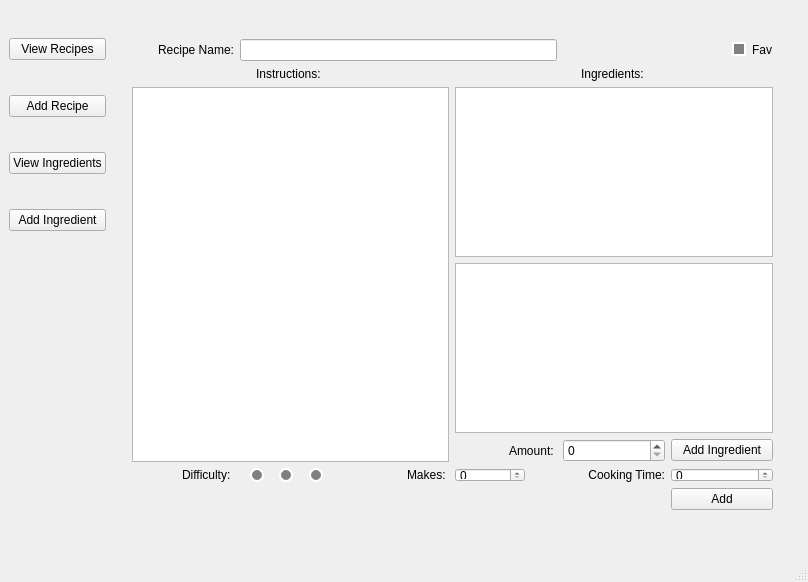
<?xml version="1.0" encoding="UTF-8"?>
<ui version="4.0">
 <class>MainWindow</class>
 <widget class="QMainWindow" name="MainWindow">
  <property name="geometry">
   <rect>
    <x>0</x>
    <y>0</y>
    <width>808</width>
    <height>582</height>
   </rect>
  </property>
  <property name="windowTitle">
   <string>MainWindow</string>
  </property>
  <widget class="QWidget" name="centralwidget">
   <layout class="QGridLayout" name="gridLayout_2">
    <item row="0" column="0">
     <layout class="QHBoxLayout" name="horizontalLayout">
      <item>
       <layout class="QVBoxLayout" name="verticalLayout_2">
        <property name="bottomMargin">
         <number>290</number>
        </property>
        <item>
         <widget class="QPushButton" name="viewRecipes">
          <property name="text">
           <string>View Recipes</string>
          </property>
         </widget>
        </item>
        <item>
         <widget class="QPushButton" name="addRecipe">
          <property name="text">
           <string>Add Recipe</string>
          </property>
         </widget>
        </item>
        <item>
         <widget class="QPushButton" name="viewIngredients_2">
          <property name="text">
           <string>View Ingredients</string>
          </property>
         </widget>
        </item>
        <item>
         <widget class="QPushButton" name="addIngredients">
          <property name="text">
           <string>Add Ingredient</string>
          </property>
         </widget>
        </item>
       </layout>
      </item>
      <item>
       <widget class="QStackedWidget" name="stackedWidget">
        <property name="currentIndex">
         <number>3</number>
        </property>
        <widget class="QWidget" name="viewRecipe">
         <widget class="QWidget" name="gridLayoutWidget_6">
          <property name="geometry">
           <rect>
            <x>39</x>
            <y>39</y>
            <width>601</width>
            <height>431</height>
           </rect>
          </property>
          <layout class="QGridLayout" name="gridLayout_7">
           <item row="0" column="1">
            <widget class="QLineEdit" name="lineEdit_5"/>
           </item>
           <item row="0" column="2">
            <widget class="QPushButton" name="pushButton_3">
             <property name="text">
              <string>Search</string>
             </property>
            </widget>
           </item>
           <item row="2" column="1">
            <widget class="QListWidget" name="listOfRecipes"/>
           </item>
           <item row="1" column="1">
            <layout class="QHBoxLayout" name="horizontalLayout_3">
             <property name="spacing">
              <number>10</number>
             </property>
             <property name="topMargin">
              <number>0</number>
             </property>
             <property name="bottomMargin">
              <number>0</number>
             </property>
             <item>
              <layout class="QHBoxLayout" name="horizontalLayout_4">
               <property name="leftMargin">
                <number>0</number>
               </property>
               <property name="rightMargin">
                <number>10</number>
               </property>
               <item>
                <widget class="QLabel" name="label_23">
                 <property name="text">
                  <string>Difficulty:</string>
                 </property>
                </widget>
               </item>
               <item>
                <widget class="QRadioButton" name="radioButton">
                 <property name="text">
                  <string/>
                 </property>
                </widget>
               </item>
               <item>
                <widget class="QRadioButton" name="radioButton_2">
                 <property name="text">
                  <string/>
                 </property>
                </widget>
               </item>
               <item>
                <widget class="QRadioButton" name="radioButton_3">
                 <property name="text">
                  <string/>
                 </property>
                </widget>
               </item>
              </layout>
             </item>
             <item>
              <layout class="QHBoxLayout" name="horizontalLayout_5">
               <property name="rightMargin">
                <number>10</number>
               </property>
               <item>
                <widget class="QLabel" name="label_22">
                 <property name="text">
                  <string>Time: </string>
                 </property>
                </widget>
               </item>
               <item>
                <widget class="QSlider" name="horizontalSlider">
                 <property name="orientation">
                  <enum>Qt::Horizontal</enum>
                 </property>
                </widget>
               </item>
               <item>
                <widget class="QLineEdit" name="lineEdit_7">
                 <property name="maximumSize">
                  <size>
                   <width>35</width>
                   <height>16777215</height>
                  </size>
                 </property>
                 <property name="text">
                  <string>00:00</string>
                 </property>
                </widget>
               </item>
              </layout>
             </item>
             <item>
              <widget class="QCheckBox" name="checkBox">
               <property name="text">
                <string>Fav</string>
               </property>
              </widget>
             </item>
            </layout>
           </item>
           <item row="0" column="0">
            <widget class="QLabel" name="label_7">
             <property name="text">
              <string>Search</string>
             </property>
            </widget>
           </item>
           <item row="3" column="1" alignment="Qt::AlignHCenter">
            <widget class="QPushButton" name="viewRecipe_2">
             <property name="minimumSize">
              <size>
               <width>200</width>
               <height>0</height>
              </size>
             </property>
             <property name="text">
              <string>View</string>
             </property>
            </widget>
           </item>
          </layout>
         </widget>
        </widget>
        <widget class="QWidget" name="inspectIngredient">
         <widget class="QWidget" name="gridLayoutWidget_3">
          <property name="geometry">
           <rect>
            <x>40</x>
            <y>30</y>
            <width>401</width>
            <height>361</height>
           </rect>
          </property>
          <layout class="QGridLayout" name="gridLayout_4" rowstretch="1,1,1,100,1,1" columnstretch="1,2,2">
           <item row="3" column="0" alignment="Qt::AlignRight|Qt::AlignTop">
            <widget class="QLabel" name="label_14">
             <property name="text">
              <string>Allergies: </string>
             </property>
            </widget>
           </item>
           <item row="0" column="1" colspan="2">
            <widget class="QLineEdit" name="inspectIngredientName">
             <property name="readOnly">
              <bool>true</bool>
             </property>
            </widget>
           </item>
           <item row="5" column="1">
            <widget class="QPushButton" name="inspectIngredientEdit">
             <property name="text">
              <string>Edit</string>
             </property>
            </widget>
           </item>
           <item row="2" column="0" alignment="Qt::AlignRight">
            <widget class="QLabel" name="label_12">
             <property name="text">
              <string>Unit: </string>
             </property>
            </widget>
           </item>
           <item row="1" column="0" alignment="Qt::AlignRight">
            <widget class="QLabel" name="label_13">
             <property name="text">
              <string>Type: </string>
             </property>
            </widget>
           </item>
           <item row="5" column="2">
            <widget class="QPushButton" name="inspectIngredientDelete">
             <property name="text">
              <string>Delete</string>
             </property>
            </widget>
           </item>
           <item row="0" column="0" alignment="Qt::AlignRight">
            <widget class="QLabel" name="label_11">
             <property name="text">
              <string>Ingredient: </string>
             </property>
            </widget>
           </item>
           <item row="1" column="1" colspan="2">
            <widget class="QLineEdit" name="inspectIngredientType">
             <property name="maximumSize">
              <size>
               <width>50</width>
               <height>16777215</height>
              </size>
             </property>
             <property name="readOnly">
              <bool>true</bool>
             </property>
            </widget>
           </item>
           <item row="3" column="1" colspan="2">
            <widget class="QListWidget" name="inspectIngredientAllergies">
             <property name="maximumSize">
              <size>
               <width>16777215</width>
               <height>200</height>
              </size>
             </property>
            </widget>
           </item>
           <item row="4" column="0" colspan="3">
            <spacer name="horizontalSpacer">
             <property name="orientation">
              <enum>Qt::Horizontal</enum>
             </property>
             <property name="sizeHint" stdset="0">
              <size>
               <width>40</width>
               <height>5</height>
              </size>
             </property>
            </spacer>
           </item>
           <item row="2" column="1" colspan="2">
            <widget class="QLineEdit" name="inspectIngredientUnit">
             <property name="maximumSize">
              <size>
               <width>20</width>
               <height>16777215</height>
              </size>
             </property>
             <property name="readOnly">
              <bool>true</bool>
             </property>
            </widget>
           </item>
          </layout>
         </widget>
        </widget>
        <widget class="QWidget" name="viewIngredients">
         <widget class="QWidget" name="gridLayoutWidget_5">
          <property name="geometry">
           <rect>
            <x>40</x>
            <y>40</y>
            <width>601</width>
            <height>441</height>
           </rect>
          </property>
          <layout class="QGridLayout" name="gridLayout_6">
           <item row="0" column="2">
            <widget class="QPushButton" name="searchIngredientButton">
             <property name="text">
              <string>Search</string>
             </property>
            </widget>
           </item>
           <item row="0" column="1">
            <widget class="QLineEdit" name="searchIngredientName"/>
           </item>
           <item row="0" column="0">
            <widget class="QLabel" name="label_21">
             <property name="text">
              <string>Search: </string>
             </property>
            </widget>
           </item>
           <item row="1" column="1">
            <widget class="QListWidget" name="listOfIngredients"/>
           </item>
           <item row="2" column="1" alignment="Qt::AlignHCenter">
            <widget class="QPushButton" name="viewIngredient">
             <property name="minimumSize">
              <size>
               <width>200</width>
               <height>0</height>
              </size>
             </property>
             <property name="maximumSize">
              <size>
               <width>200</width>
               <height>16777215</height>
              </size>
             </property>
             <property name="text">
              <string>View</string>
             </property>
            </widget>
           </item>
          </layout>
         </widget>
        </widget>
        <widget class="QWidget" name="addRecipe_2">
         <widget class="QWidget" name="gridLayoutWidget">
          <property name="geometry">
           <rect>
            <x>20</x>
            <y>30</y>
            <width>641</width>
            <height>471</height>
           </rect>
          </property>
          <layout class="QGridLayout" name="gridLayout" columnstretch="1,1,1,1,1,1">
           <property name="bottomMargin">
            <number>0</number>
           </property>
           <property name="spacing">
            <number>6</number>
           </property>
           <item row="6" column="1">
            <layout class="QHBoxLayout" name="horizontalLayout_2">
             <property name="leftMargin">
              <number>10</number>
             </property>
             <property name="rightMargin">
              <number>10</number>
             </property>
             <item>
              <widget class="QRadioButton" name="createRecipeEasy">
               <property name="styleSheet">
                <string notr="true">QRadioButton::indicator {
    width:                  10px;
    height:                 10px;
    border-radius:          7px;
}

QRadioButton::indicator:checked {
    background-color:       green;
    border:                 2px solid white;
}

QRadioButton::indicator:unchecked {
    background-color:       grey;
    border:                 2px solid white;
}</string>
               </property>
               <property name="text">
                <string/>
               </property>
              </widget>
             </item>
             <item>
              <widget class="QRadioButton" name="createRecipeMedium">
               <property name="styleSheet">
                <string notr="true">QRadioButton::indicator {
    width:                  10px;
    height:                 10px;
    border-radius:          7px;
}

QRadioButton::indicator:checked {
    background-color:       orange;
    border:                 2px solid white;
}

QRadioButton::indicator:unchecked {
    background-color:       grey;
    border:                 2px solid white;
}</string>
               </property>
               <property name="text">
                <string/>
               </property>
              </widget>
             </item>
             <item>
              <widget class="QRadioButton" name="createRecipeHard">
               <property name="styleSheet">
                <string notr="true">QRadioButton::indicator {
    width:                  10px;
    height:                 10px;
    border-radius:          7px;
}

QRadioButton::indicator:checked {
    background-color:       red;
    border:                 2px solid white;
}

QRadioButton::indicator:unchecked {
    background-color:       grey;
    border:                 2px solid white;
}</string>
               </property>
               <property name="text">
                <string/>
               </property>
              </widget>
             </item>
            </layout>
           </item>
           <item row="1" column="0" colspan="3" alignment="Qt::AlignHCenter|Qt::AlignVCenter">
            <widget class="QLabel" name="label_5">
             <property name="text">
              <string>Instructions: </string>
             </property>
             <property name="alignment">
              <set>Qt::AlignRight|Qt::AlignTrailing|Qt::AlignVCenter</set>
             </property>
            </widget>
           </item>
           <item row="5" column="5">
            <widget class="QPushButton" name="addIngredientToRecipe">
             <property name="text">
              <string>Add Ingredient</string>
             </property>
            </widget>
           </item>
           <item row="6" column="5">
            <widget class="QSpinBox" name="createRecipeTime">
             <property name="minimumSize">
              <size>
               <width>70</width>
               <height>1</height>
              </size>
             </property>
             <property name="maximumSize">
              <size>
               <width>1000</width>
               <height>1000</height>
              </size>
             </property>
             <property name="maximum">
              <number>9999</number>
             </property>
            </widget>
           </item>
           <item row="0" column="0">
            <widget class="QLabel" name="label">
             <property name="text">
              <string>Recipe Name:</string>
             </property>
             <property name="alignment">
              <set>Qt::AlignRight|Qt::AlignTrailing|Qt::AlignVCenter</set>
             </property>
            </widget>
           </item>
           <item row="0" column="5" alignment="Qt::AlignRight">
            <widget class="QCheckBox" name="createRecipeFav">
             <property name="styleSheet">
              <string notr="true">QCheckBox::indicator:checked {
    background-color:       orange;
    border:                 2px solid white;
}

QCheckBox::indicator:unchecked {
    background-color:       grey;
    border:                 2px solid white;
}</string>
             </property>
             <property name="text">
              <string>Fav</string>
             </property>
            </widget>
           </item>
           <item row="3" column="3" colspan="3">
            <widget class="QListWidget" name="actualRecipeIngredients"/>
           </item>
           <item row="0" column="1" colspan="3">
            <widget class="QLineEdit" name="createRecipeName">
             <property name="text">
              <string/>
             </property>
            </widget>
           </item>
           <item row="5" column="3" alignment="Qt::AlignRight">
            <widget class="QLabel" name="label_24">
             <property name="text">
              <string>Amount: </string>
             </property>
            </widget>
           </item>
           <item row="6" column="4">
            <widget class="QLabel" name="label_6">
             <property name="text">
              <string>Cooking Time:</string>
             </property>
             <property name="alignment">
              <set>Qt::AlignRight|Qt::AlignTrailing|Qt::AlignVCenter</set>
             </property>
            </widget>
           </item>
           <item row="8" column="5">
            <widget class="QPushButton" name="createRecipe">
             <property name="text">
              <string>Add</string>
             </property>
            </widget>
           </item>
           <item row="6" column="3" alignment="Qt::AlignLeft">
            <widget class="QSpinBox" name="createRecipeMakes">
             <property name="minimumSize">
              <size>
               <width>70</width>
               <height>1</height>
              </size>
             </property>
             <property name="maximumSize">
              <size>
               <width>1000</width>
               <height>1000</height>
              </size>
             </property>
             <property name="maximum">
              <number>99</number>
             </property>
            </widget>
           </item>
           <item row="6" column="2" alignment="Qt::AlignRight">
            <widget class="QLabel" name="label_10">
             <property name="text">
              <string>Makes: </string>
             </property>
            </widget>
           </item>
           <item row="3" column="0" rowspan="3" colspan="3">
            <widget class="QTextEdit" name="createRecipeInstructions"/>
           </item>
           <item row="1" column="3" colspan="3" alignment="Qt::AlignHCenter|Qt::AlignVCenter">
            <widget class="QLabel" name="label_9">
             <property name="text">
              <string>Ingredients: </string>
             </property>
            </widget>
           </item>
           <item row="6" column="0" alignment="Qt::AlignRight">
            <widget class="QLabel" name="label_8">
             <property name="text">
              <string>Difficulty: </string>
             </property>
            </widget>
           </item>
           <item row="4" column="3" colspan="3">
            <widget class="QListWidget" name="createRecipeIngredients"/>
           </item>
           <item row="5" column="4">
            <widget class="QSpinBox" name="ingredientAmount"/>
           </item>
          </layout>
         </widget>
        </widget>
        <widget class="QWidget" name="inspectRecipe">
         <widget class="QWidget" name="gridLayoutWidget_4">
          <property name="geometry">
           <rect>
            <x>30</x>
            <y>30</y>
            <width>531</width>
            <height>431</height>
           </rect>
          </property>
          <layout class="QGridLayout" name="gridLayout_5" columnstretch="0,0,0,0,0,0">
           <property name="sizeConstraint">
            <enum>QLayout::SetDefaultConstraint</enum>
           </property>
           <property name="bottomMargin">
            <number>0</number>
           </property>
           <property name="spacing">
            <number>6</number>
           </property>
           <item row="0" column="0">
            <widget class="QLabel" name="label_15">
             <property name="text">
              <string>Recipe Name:</string>
             </property>
             <property name="alignment">
              <set>Qt::AlignRight|Qt::AlignTrailing|Qt::AlignVCenter</set>
             </property>
            </widget>
           </item>
           <item row="4" column="1">
            <widget class="QLineEdit" name="inspectRecipeDifficulty">
             <property name="sizePolicy">
              <sizepolicy hsizetype="Fixed" vsizetype="Fixed">
               <horstretch>0</horstretch>
               <verstretch>0</verstretch>
              </sizepolicy>
             </property>
             <property name="maximumSize">
              <size>
               <width>200</width>
               <height>16777215</height>
              </size>
             </property>
             <property name="text">
              <string>Medium</string>
             </property>
             <property name="readOnly">
              <bool>true</bool>
             </property>
            </widget>
           </item>
           <item row="4" column="3">
            <widget class="QLineEdit" name="inspectRecipeMakes">
             <property name="sizePolicy">
              <sizepolicy hsizetype="Minimum" vsizetype="Fixed">
               <horstretch>0</horstretch>
               <verstretch>0</verstretch>
              </sizepolicy>
             </property>
             <property name="maximumSize">
              <size>
               <width>50</width>
               <height>16777215</height>
              </size>
             </property>
             <property name="readOnly">
              <bool>true</bool>
             </property>
            </widget>
           </item>
           <item row="5" column="0" colspan="3" alignment="Qt::AlignHCenter">
            <widget class="QPushButton" name="pushButton">
             <property name="sizePolicy">
              <sizepolicy hsizetype="Fixed" vsizetype="Fixed">
               <horstretch>0</horstretch>
               <verstretch>0</verstretch>
              </sizepolicy>
             </property>
             <property name="minimumSize">
              <size>
               <width>100</width>
               <height>0</height>
              </size>
             </property>
             <property name="maximumSize">
              <size>
               <width>150</width>
               <height>16777215</height>
              </size>
             </property>
             <property name="text">
              <string>Edit</string>
             </property>
            </widget>
           </item>
           <item row="3" column="0" colspan="3">
            <widget class="QTextEdit" name="inspectRecipeInstructions">
             <property name="sizePolicy">
              <sizepolicy hsizetype="Minimum" vsizetype="Expanding">
               <horstretch>0</horstretch>
               <verstretch>0</verstretch>
              </sizepolicy>
             </property>
             <property name="readOnly">
              <bool>true</bool>
             </property>
            </widget>
           </item>
           <item row="1" column="0" colspan="3" alignment="Qt::AlignHCenter|Qt::AlignVCenter">
            <widget class="QLabel" name="label_20">
             <property name="text">
              <string>Instructions: </string>
             </property>
             <property name="alignment">
              <set>Qt::AlignRight|Qt::AlignTrailing|Qt::AlignVCenter</set>
             </property>
            </widget>
           </item>
           <item row="4" column="5">
            <widget class="QLineEdit" name="inspectRecipeTime">
             <property name="sizePolicy">
              <sizepolicy hsizetype="Fixed" vsizetype="Fixed">
               <horstretch>0</horstretch>
               <verstretch>0</verstretch>
              </sizepolicy>
             </property>
             <property name="minimumSize">
              <size>
               <width>0</width>
               <height>0</height>
              </size>
             </property>
             <property name="maximumSize">
              <size>
               <width>50</width>
               <height>16777215</height>
              </size>
             </property>
             <property name="text">
              <string>11:11</string>
             </property>
             <property name="readOnly">
              <bool>true</bool>
             </property>
            </widget>
           </item>
           <item row="4" column="4">
            <widget class="QLabel" name="label_16">
             <property name="sizePolicy">
              <sizepolicy hsizetype="Preferred" vsizetype="Preferred">
               <horstretch>0</horstretch>
               <verstretch>0</verstretch>
              </sizepolicy>
             </property>
             <property name="text">
              <string>Time:</string>
             </property>
             <property name="alignment">
              <set>Qt::AlignRight|Qt::AlignTrailing|Qt::AlignVCenter</set>
             </property>
            </widget>
           </item>
           <item row="1" column="3" colspan="3" alignment="Qt::AlignHCenter|Qt::AlignVCenter">
            <widget class="QLabel" name="label_17">
             <property name="text">
              <string>Ingredients: </string>
             </property>
            </widget>
           </item>
           <item row="4" column="0" alignment="Qt::AlignRight">
            <widget class="QLabel" name="label_18">
             <property name="sizePolicy">
              <sizepolicy hsizetype="Fixed" vsizetype="Preferred">
               <horstretch>0</horstretch>
               <verstretch>0</verstretch>
              </sizepolicy>
             </property>
             <property name="text">
              <string>Difficulty: </string>
             </property>
            </widget>
           </item>
           <item row="0" column="1" colspan="4">
            <widget class="QLineEdit" name="inspectRecipeName">
             <property name="sizePolicy">
              <sizepolicy hsizetype="Minimum" vsizetype="Fixed">
               <horstretch>0</horstretch>
               <verstretch>0</verstretch>
              </sizepolicy>
             </property>
             <property name="minimumSize">
              <size>
               <width>0</width>
               <height>0</height>
              </size>
             </property>
             <property name="text">
              <string/>
             </property>
             <property name="readOnly">
              <bool>true</bool>
             </property>
            </widget>
           </item>
           <item row="0" column="5" alignment="Qt::AlignRight">
            <widget class="QCheckBox" name="inspectRecipeFav">
             <property name="sizePolicy">
              <sizepolicy hsizetype="Fixed" vsizetype="Fixed">
               <horstretch>0</horstretch>
               <verstretch>0</verstretch>
              </sizepolicy>
             </property>
             <property name="text">
              <string>Fav</string>
             </property>
             <property name="checkable">
              <bool>false</bool>
             </property>
            </widget>
           </item>
           <item row="4" column="2" alignment="Qt::AlignRight">
            <widget class="QLabel" name="label_19">
             <property name="sizePolicy">
              <sizepolicy hsizetype="Fixed" vsizetype="Preferred">
               <horstretch>0</horstretch>
               <verstretch>0</verstretch>
              </sizepolicy>
             </property>
             <property name="text">
              <string>Makes: </string>
             </property>
            </widget>
           </item>
           <item row="3" column="3" colspan="3">
            <widget class="QListWidget" name="inspectRecipeIngredients">
             <property name="sizePolicy">
              <sizepolicy hsizetype="Expanding" vsizetype="Expanding">
               <horstretch>0</horstretch>
               <verstretch>0</verstretch>
              </sizepolicy>
             </property>
            </widget>
           </item>
           <item row="5" column="3" colspan="3" alignment="Qt::AlignHCenter">
            <widget class="QPushButton" name="pushButton_2">
             <property name="sizePolicy">
              <sizepolicy hsizetype="Fixed" vsizetype="Fixed">
               <horstretch>0</horstretch>
               <verstretch>0</verstretch>
              </sizepolicy>
             </property>
             <property name="minimumSize">
              <size>
               <width>100</width>
               <height>0</height>
              </size>
             </property>
             <property name="maximumSize">
              <size>
               <width>150</width>
               <height>16777215</height>
              </size>
             </property>
             <property name="text">
              <string>Delete</string>
             </property>
            </widget>
           </item>
          </layout>
         </widget>
        </widget>
        <widget class="QWidget" name="addIngredient">
         <widget class="QWidget" name="gridLayoutWidget_2">
          <property name="geometry">
           <rect>
            <x>20</x>
            <y>20</y>
            <width>631</width>
            <height>481</height>
           </rect>
          </property>
          <layout class="QGridLayout" name="gridLayout_3" rowstretch="0,0,0,0,0" columnstretch="1,2,2,2">
           <property name="sizeConstraint">
            <enum>QLayout::SetMinimumSize</enum>
           </property>
           <property name="leftMargin">
            <number>5</number>
           </property>
           <property name="spacing">
            <number>10</number>
           </property>
           <item row="0" column="0">
            <widget class="QLabel" name="label_2">
             <property name="text">
              <string>Ingredient Name:</string>
             </property>
            </widget>
           </item>
           <item row="3" column="0">
            <widget class="QLabel" name="label_4">
             <property name="text">
              <string>Allergies: </string>
             </property>
             <property name="alignment">
              <set>Qt::AlignRight|Qt::AlignTop|Qt::AlignTrailing</set>
             </property>
            </widget>
           </item>
           <item row="3" column="1" colspan="3">
            <widget class="QListWidget" name="viewAllergies">
             <property name="resizeMode">
              <enum>QListView::Adjust</enum>
             </property>
            </widget>
           </item>
           <item row="0" column="1" colspan="2">
            <widget class="QLineEdit" name="lineEdit_2">
             <property name="maximumSize">
              <size>
               <width>300</width>
               <height>1000</height>
              </size>
             </property>
            </widget>
           </item>
           <item row="4" column="2">
            <widget class="QPushButton" name="createIngredient">
             <property name="sizePolicy">
              <sizepolicy hsizetype="Minimum" vsizetype="Maximum">
               <horstretch>0</horstretch>
               <verstretch>0</verstretch>
              </sizepolicy>
             </property>
             <property name="layoutDirection">
              <enum>Qt::LeftToRight</enum>
             </property>
             <property name="text">
              <string>Add Ingredient</string>
             </property>
            </widget>
           </item>
           <item row="0" column="3">
            <layout class="QHBoxLayout" name="horizontalLayout_6">
             <item>
              <widget class="QLabel" name="label_25">
               <property name="text">
                <string>Liquid:</string>
               </property>
              </widget>
             </item>
             <item alignment="Qt::AlignLeft">
              <widget class="QRadioButton" name="isLiquid">
               <property name="text">
                <string/>
               </property>
              </widget>
             </item>
             <item>
              <widget class="QLabel" name="label_3">
               <property name="text">
                <string>Solid: </string>
               </property>
              </widget>
             </item>
             <item alignment="Qt::AlignLeft">
              <widget class="QRadioButton" name="isSolid">
               <property name="text">
                <string/>
               </property>
              </widget>
             </item>
            </layout>
           </item>
          </layout>
         </widget>
        </widget>
       </widget>
      </item>
     </layout>
    </item>
   </layout>
  </widget>
  <widget class="QMenuBar" name="menubar">
   <property name="geometry">
    <rect>
     <x>0</x>
     <y>0</y>
     <width>808</width>
     <height>22</height>
    </rect>
   </property>
  </widget>
  <widget class="QStatusBar" name="statusbar"/>
 </widget>
 <resources/>
 <connections/>
</ui>
